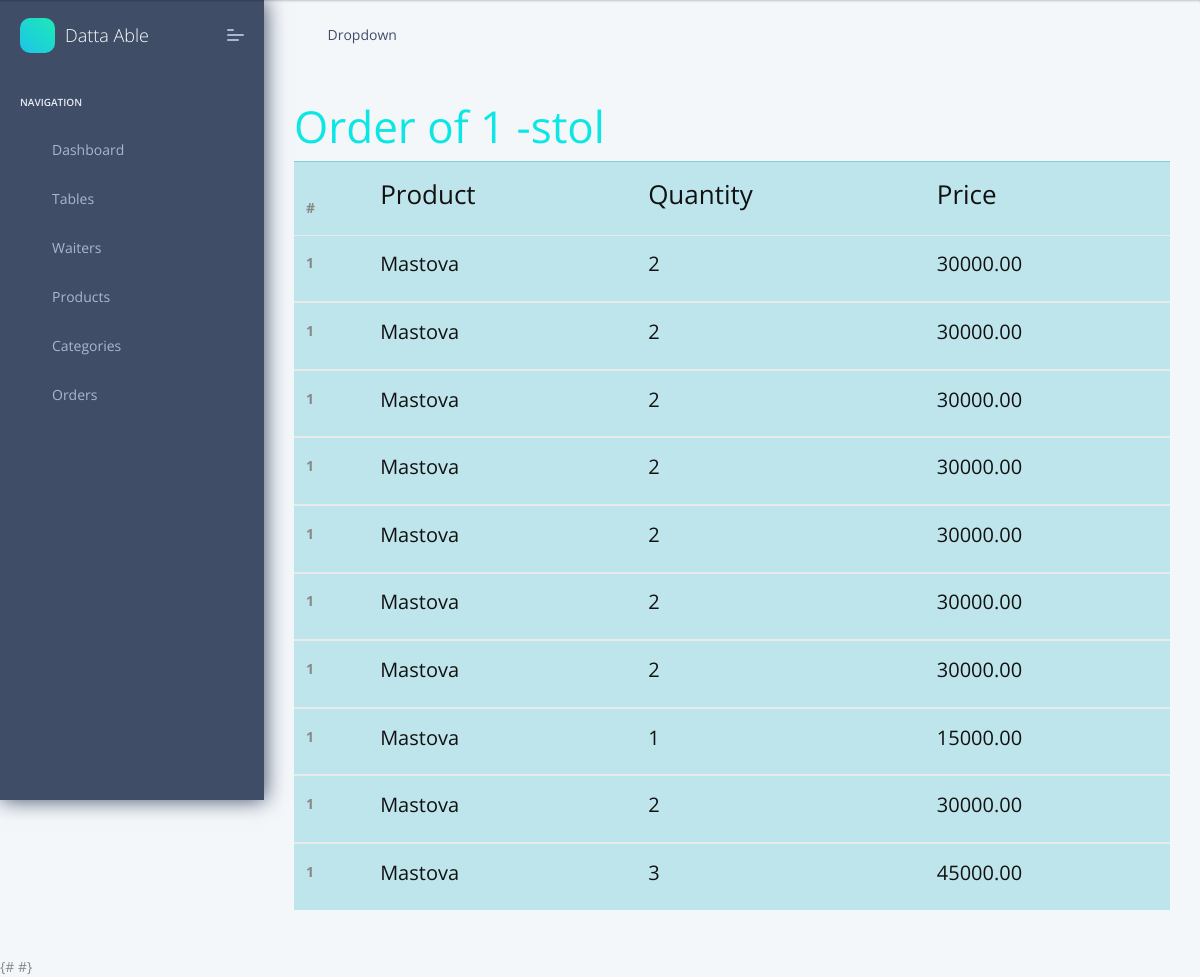
The page /dashboard/order/10/ on the database its author committed.
### api/models.py (models this page shows, shortened)
class Stol(models.Model):
    number = models.IntegerField()
    qr = models.ImageField(upload_to="table/", null=True, blank=True)

class Order(models.Model):
    stol = models.ForeignKey(Stol, on_delete=models.CASCADE, related_name='order')
    product = models.ForeignKey(Product, on_delete=models.CASCADE, related_name='order')
    quantity = models.IntegerField()
    all_price = models.DecimalField(max_digits=100, decimal_places=2, blank=True, null=True)
    created_at = models.DateTimeField(auto_now_add=True)

class Product(models.Model):
    name = models.CharField(max_length=100, unique=True)
    created_at = models.DateTimeField(auto_now_add=True)
    price = models.DecimalField(max_digits=20, decimal_places=2)
    image = models.ImageField(upload_to="products/", null=True, blank=True)
    category = models.ForeignKey(Category, on_delete=models.CASCADE, related_name='product')
    quantity = models.IntegerField(default=0)

### dashboard/views.py (the view)
# urls.py: path('order/<int:pk>/',order,name='order'),
def order(request,pk):
    stol=Stol.objects.get(id=pk)
    orders=stol.order.all()
    contex={
        "stol":stol,
        "orders":orders
    }
    return render(request,"detail_order.html",contex)

### templates/detail_order.html
{% extends 'base.html' %}
{% block content %}
<div class="pcoded-main-container">
    <div class="pcoded-wrapper">
        <div class="pcoded-content">
            <h2 style="color: rgb(14, 230, 230);">Order of {{ stol.number }} -stol</h2>
            <div class="card-block table-border-style">
                <div class="table-responsive">
                    <table class="table table-styling table-info">
                        <thead>
                            <tr>
                                <th>#</th>
                                <th>
                                    <h3>Product</h3>
                                </th>
                                <th>
                                    <h3>Quantity</h3>
                                </th>
                                <th>
                                    <h3>Price</h3>
                                </th>
                            </tr>
                        </thead>
                        {% for i in orders %}
                        <tbody>
                            <tr>
                                <th scope="row">1</th>
                                <td>
                                    <h4>{{ i.product.name }}</h4>
                                </td>
                                <td>
                                    <h4>{{ i.quantity }}</h4>
                                </td>
                                <td>
                                    <h4>{{ i.all_price}}</h4>
                                </td>
                            </tr>
                        </tbody>
                        {% endfor %}
                    </table>
                </div>
            </div>
        </div>
    </div>
</div>
{% endblock %}

### rows shown on the page
Stol: number "1"
Order: product.name "Mastova", quantity "2", all_price "30000.00"
Order: product.name "Mastova", quantity "2", all_price "30000.00"
Order: product.name "Mastova", quantity "2", all_price "30000.00"
Order: product.name "Mastova", quantity "2", all_price "30000.00"
Order: product.name "Mastova", quantity "2", all_price "30000.00"
Order: product.name "Mastova", quantity "2", all_price "30000.00"
Order: product.name "Mastova", quantity "2", all_price "30000.00"
Order: product.name "Mastova", quantity "1", all_price "15000.00"
Order: product.name "Mastova", quantity "2", all_price "30000.00"
Order: product.name "Mastova", quantity "3", all_price "45000.00"
